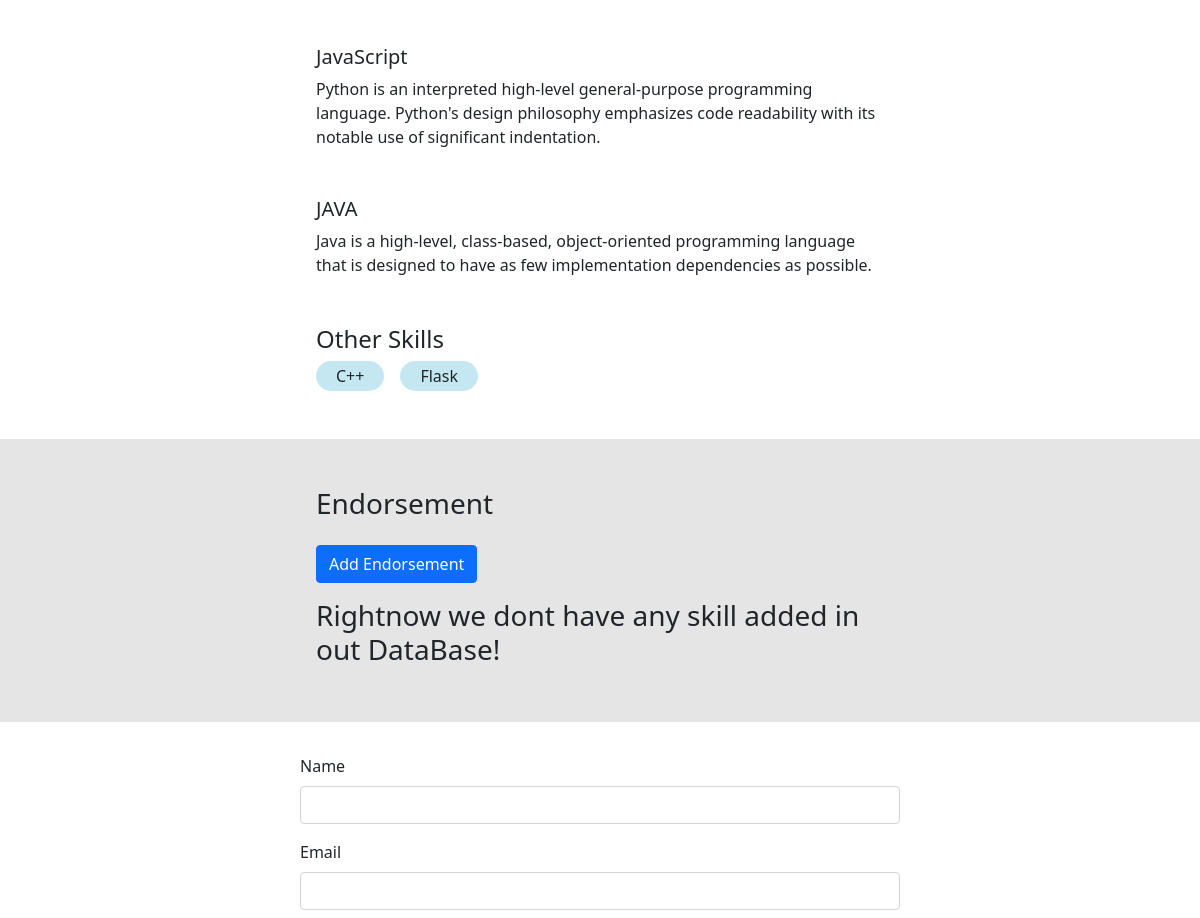
The app's page / (middle part), older data.
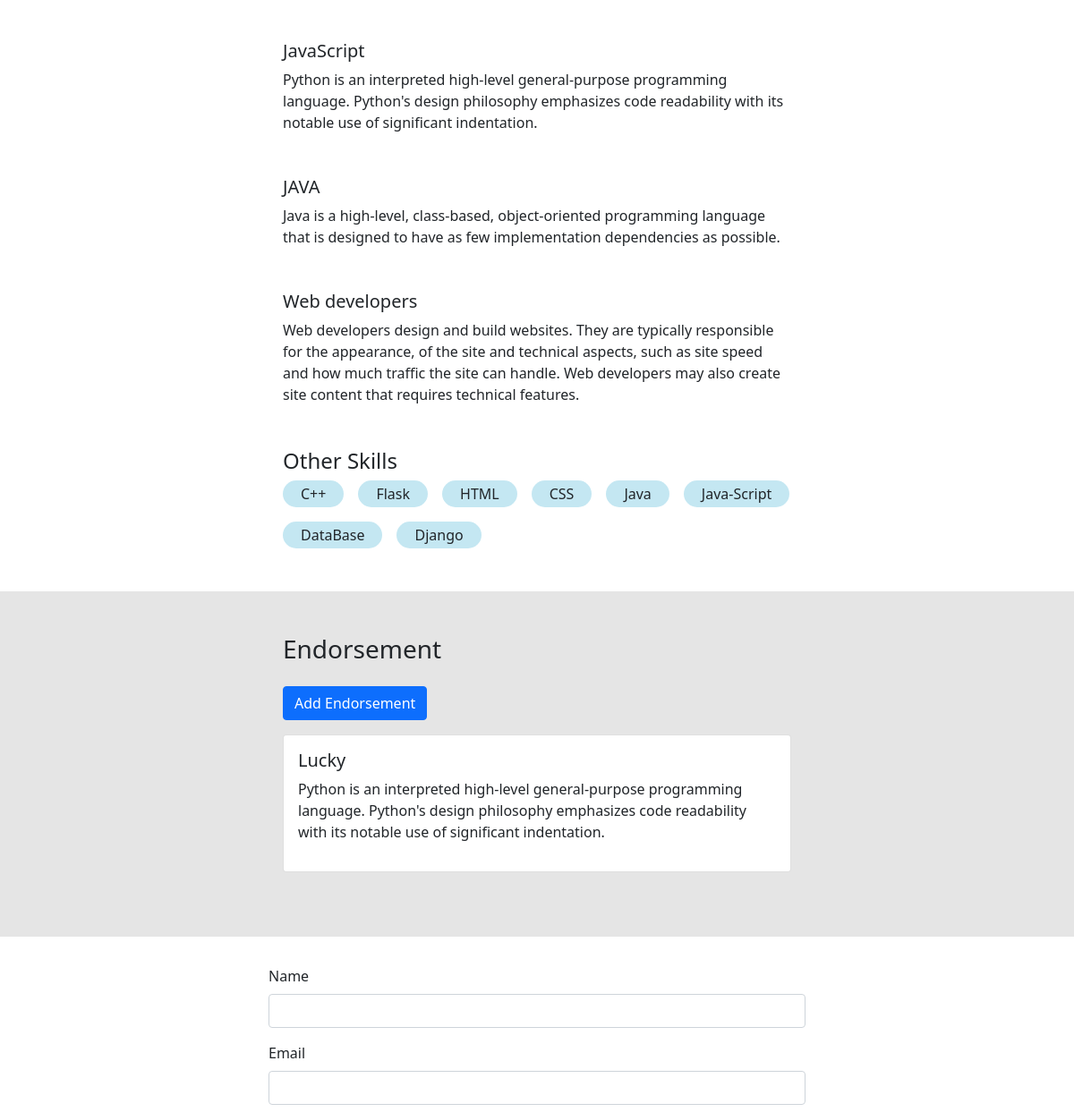
The same page, newer data.
### base/models.py (models this page shows, shortened)
class Skill(models.Model):
    title = models.CharField(max_length=200)
    body = models.TextField(null=True, blank=True)
    logo = models.ImageField(null=True, blank=True, default='skill.png')
    created = models.DateTimeField(auto_now_add=True, null=True)
    id = models.UUIDField(default=uuid.uuid4, unique=True, primary_key=True, editable=False)

class Message(models.Model):
    name = models.CharField(max_length=200, null=True)
    email = models.CharField(max_length=200, null=True)
    subject = models.CharField(max_length=200, null=True)
    body = models.TextField()
    is_read = models.BooleanField(default=False)
    created = models.DateTimeField(auto_now_add=True)
    id = models.UUIDField(default=uuid.uuid4, unique=True, primary_key=True, editable=False)

class Endorsement(models.Model):
    name = models.CharField(max_length=200, null=True)
    body = models.TextField()
    approved = models.BooleanField(default=False, null=True)
    featured = models.BooleanField(default=False)

### base/views.py (the view)
# urls.py: path('', views.homePage, name='home'),
def homePage(request):
    projects = Project.objects.all()
    detailedskills = Skill.objects.exclude(body='')
    skills = Skill.objects.filter(body='')
    endorsement = Endorsement.objects.all().filter(approved=True)
    form = MessageForm()
    if request.method == 'POST':
        form = MessageForm(request.POST)
        if form.is_valid():
            form.save()
            messages.success(request, "Your Message Was Successfully Sent!")
    context = {
        'projects':projects,
        'skills':skills,
        'detailedskills':detailedskills,
        'form': form,
        'endorsement': endorsement
    }
    return render(request, 'base/home.html', context=context)

### base/forms.py
class MessageForm(ModelForm):
    class Meta:
        model = Message
        fields = '__all__'
        exclude = ['is_read']
    def __init__(self, *args, **kwargs):
        super(MessageForm, self).__init__(*args, **kwargs)
        self.fields['name'].widget.attrs.update(
            {'class': 'form-control'})
        self.fields['email'].widget.attrs.update(
            {'class': 'form-control'})
        self.fields['subject'].widget.attrs.update(
            {'class': 'form-control'})
        self.fields['body'].widget.attrs.update(
            {'class': 'form-control'})

### base/templates/base/home.html (shortened to what this page needs)
{% extends 'base/main.html' %}
{% load static %}
{% block content %}
    <section class="section--1">
        <div class="skills--container">
            {% for skill in detailedskills %}
            <div class="skills--wrapper">
                <div>
                    <h5>{{ skill.title }}</h5>
                    <p>{{ skill.body }}</p>
                </div>
            </div>
            {% empty %}
                <h3>Rightnow we dont have any skill added in out DataBase!</h3>
            {% endfor %}
            <h4>Other Skills</h4>
            <div class="other--skills-wrapper">
                {% for skill in skills %}
                <div class="skill-tag">
                    <span>{{ skill.title }}</span>
                </div>
                {% empty %}
                    <h3>No addition skill you have added yet!</h3>
                {% endfor %}
            </div>
        </div>
    </section>
    <section class="section--2">
        <div class="skills--container">
            <h3>Endorsement</h3>
            <a class="btn btn-primary my-3" href="{% url 'add-endorsement' %}">Add Endorsement</a>
            {% for i in endorsement %}
            <div style="margin-bottom: 1.5em;" class="card">
                <div class="card-body">
                    <h5>{{ i.name }}</h5>
                    <p>{{ i.body }}</p>
                </div>
            </div>
            {% empty %}
                <h3>Rightnow we dont have any skill added in out DataBase!</h3>
            {% endfor %}
        </div>
    </section>
    <section class="section--1">
        <div class="container">
            <form class="contact--form" method="POST" action="">
                {% for field in form %}
                <div class="mb-3">
                    <label for="exampleInputPassword" class="form-label">{{ field.label }}</label>
                    {{ field }}
                </div>
                {% endfor %}
            </form>
        </div>
    </section>
{% endblock content %}

Row changes from the older to the newer data that the page shows:
added Skill: title "Web developers", body "Web developers design and build websites. They are typically responsible for the appearance, of the site and technical aspects, such as site speed and how much traffic the site can handle. Web developers may also create site content that requires technical features."
added Skill: title "HTML", shown under "Other Skills"
added Skill: title "CSS", shown under "Other Skills"
added Skill: title "Java", shown under "Other Skills"
added Skill: title "Java-Script", shown under "Other Skills"
added Skill: title "DataBase", shown under "Other Skills"
added Skill: title "Django", shown under "Other Skills"
added Endorsement: name "Lucky", body "Python is an interpreted high-level general-purpose programming language. Python's design philosophy emphasizes code readability with its notable use of significant indentation."
Text that changed along with them:
text no longer shown: "Rightnow we dont have any skill added in out DataBase!"
